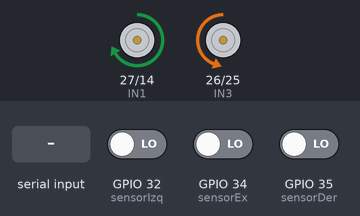
Bench run of a sketch on a simulated ESP32. Shown: motor-driver pin pairs drawn as motors (green arrow = first pin HIGH = forward, orange = second pin HIGH = backward, longer = more drive, scaled by the enable pin). The inputs (shaded band) are chosen by the test bench; at power-on: GPIO 32 (sensorIzq) LOW, GPIO 34 (sensorEx) LOW, GPIO 35 (sensorDer) LOW. What the sketch prints to the serial monitor is not drawn.

Above: at 1.0 s.
1.3 s: "1\n" received over Serial
Timing chart, 0 to 13.3 s (numbered marks = the images above; inputs shaded):
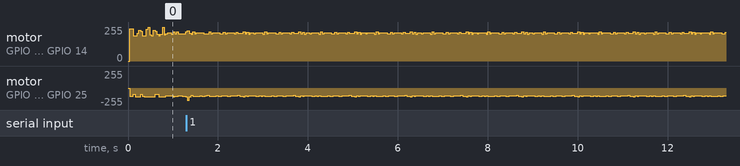

The sketch:

Analog_map.ino
```cpp
// Pines sensores
const int sensorIzq = 32;
const int sensorDer = 35;
const int sensorEx = 34;

// Pines motores
const int IN1 = 27;
const int IN2 = 14;
const int IN3 = 26;
const int IN4 = 25;

const int ENA = 13;
const int ENB = 12;

// Parámetros PWM "virtual"
const int pwmFreq = 1000;   // Hz (periodo de 1 ms)
const int pwmRes = 8;       // resolución 8 bits -> 0..255

// Constantes de control
int velocidadBase = 170;
bool stop = false;

enum Direccion { ADELANTE, CURVA_IZQ, CURVA_DER, FIN };

// constantes de la lógica
unsigned long inicioCorreccion = 0;
bool corrigiendo = false;
Direccion ultimaDir = ADELANTE;

// --- Estructura Mapa (se mantiene igual) ---
struct Mapa {
  uint16_t numero;
  uint8_t registro_izq;
  uint8_t registro_cen;
  uint8_t registro_der;
  unsigned long timestamp;
  Direccion direccion;
  Mapa* siguiente;
};

// --- Buffer circular para mapeado ---
const int MAP_SIZE = 256;               // ajustar según memoria disponible
static Mapa mapaBuffer[MAP_SIZE];
static int map_head = 0;                // índice donde se escribirá el siguiente registro
static int map_count = 0;               // cantidad de registros actualmente almacenados

// temporizador para reactivar stop (no bloqueante)
unsigned long ultimaComprobacionStop = 0;

// variables de control del mapeado
int numero_registro = 0;
Direccion direccion_reg = ADELANTE;
Mapa* cabeza = nullptr;

int last_izq = -1, last_mid = -1, last_der = -1;
unsigned long last_map_time = 0;
const unsigned long MAP_INTERVAL_MS = 200;

// --- mapear: escribe en el buffer circular (sin new/delete) ---
void mapear(Mapa*& cabeza, int izq, int cen, int der, Direccion dir) {
  numero_registro++;
  unsigned long t = millis();

  // obtener nodo destino en el buffer
  Mapa* nodo = &mapaBuffer[map_head];

  // rellenar campos (manteniendo tipos del struct)
  nodo->numero = (uint16_t)numero_registro;
  nodo->registro_izq = (uint8_t)(izq ? 1 : 0);
  nodo->registro_cen = (uint8_t)(cen ? 1 : 0);
  nodo->registro_der = (uint8_t)(der ? 1 : 0);
  nodo->timestamp = t;
  nodo->direccion = dir;

  // mantener compatibilidad: apuntar 'siguiente' a la cabeza previa
  nodo->siguiente = cabeza;
  cabeza = nodo;

  // avanzar cabeza del buffer circular
  map_head = (map_head + 1) % MAP_SIZE;

  // actualizar contador (si está lleno, sobrescribimos el más antiguo)
  if (map_count < MAP_SIZE) {
    map_count++;
  } else {
    // sobrescritura: nada más que hacer en esta implementación
  }
}

// --- desMapear: reinicia el buffer lógico ---
void desMapear(Mapa*& cabeza) {
  cabeza = nullptr;
  map_head = 0;
  map_count = 0;
  numero_registro = 0;

  last_izq = last_mid = last_der = -1;
  last_map_time = 0;
  ultimaComprobacionStop = 0;
}

// --- cambio: controla la frecuencia de registro y llama a mapear ---
void cambio(Mapa*& cabeza, int izq, int mid, int der, Direccion status) {
  unsigned long now = millis();

  if (izq == last_izq && mid == last_mid && der == last_der) {
    if (now - last_map_time < MAP_INTERVAL_MS) return;
  }
  last_izq = izq; last_mid = mid; last_der = der;
  last_map_time = now;
  mapear(cabeza, izq, mid, der, status);
}

// ------------------ Implementación simple de analogWrite (software PWM) ------------------
// Esta implementación evita el uso de ledc y proporciona analogWrite(pin, value)
// con resolución 8 bits (0..255). Está pensada para controlar un número pequeño
// de pines PWM (aquí usamos ENA y ENB). El PWM se actualiza en loop() mediante micros().

struct SoftPWM {
  int pin;
  uint8_t value;        // 0..255
};

SoftPWM pwmA = { ENA, 0 };
SoftPWM pwmB = { ENB, 0 };

const unsigned long pwmPeriodUs = 1000000UL / pwmFreq; // periodo en microsegundos

// Llamar frecuentemente desde loop para aplicar el PWM
void updateSoftPwm() {
  unsigned long t = micros();
  unsigned long phase = t % pwmPeriodUs;

  // canal A
  if (pwmA.value == 0) {
    digitalWrite(pwmA.pin, LOW);
  } else if (pwmA.value >= 255) {
    digitalWrite(pwmA.pin, HIGH);
  } else {
    unsigned long onTimeA = (unsigned long)pwmA.value * pwmPeriodUs / 255UL;
    digitalWrite(pwmA.pin, (phase < onTimeA) ? HIGH : LOW);
  }

  // canal B
  if (pwmB.value == 0) {
    digitalWrite(pwmB.pin, LOW);
  } else if (pwmB.value >= 255) {
    digitalWrite(pwmB.pin, HIGH);
  } else {
    unsigned long onTimeB = (unsigned long)pwmB.value * pwmPeriodUs / 255UL;
    digitalWrite(pwmB.pin, (phase < onTimeB) ? HIGH : LOW);
  }
}

// analogWrite pública (0..255)
void analogWrite(int pin, int value) {
  value = constrain(value, 0, 255);
  if (pin == pwmA.pin) {
    pwmA.value = (uint8_t)value;
  } else if (pin == pwmB.pin) {
    pwmB.value = (uint8_t)value;
  } else {
    // Si se llama a analogWrite para otro pin, intentar usar digitalWrite como fallback
    // (no genera PWM)
    digitalWrite(pin, value ? HIGH : LOW);
  }
}
// --------------------------------------------------------------------

// --- Setup y control de motores ---
void setup() {
  pinMode(sensorIzq, INPUT);
  pinMode(sensorDer, INPUT);
  pinMode(sensorEx, INPUT);

  pinMode(IN1, OUTPUT);
  pinMode(IN2, OUTPUT);
  pinMode(IN3, OUTPUT);
  pinMode(IN4, OUTPUT);

  // ENA y ENB se usan con software PWM: configurar como OUTPUT
  pinMode(ENA, OUTPUT);
  pinMode(ENB, OUTPUT);

  Serial.begin(115200);
  desMapear(cabeza);

  // Inicializar salidas PWM a 0 usando analogWrite
  analogWrite(ENA, 0);
  analogWrite(ENB, 0);
}

void moverAdelante() {
  digitalWrite(IN1, LOW);  digitalWrite(IN2, HIGH);
  digitalWrite(IN3, LOW);  digitalWrite(IN4, HIGH);
  analogWrite(ENA, constrain(velocidadBase + 40, 0, 255));
  analogWrite(ENB, constrain(velocidadBase + 40, 0, 255));
}

void curvaIzquierda() {
  digitalWrite(IN1, LOW);  digitalWrite(IN2, HIGH);
  digitalWrite(IN3, HIGH); digitalWrite(IN4, LOW);
  analogWrite(ENA, constrain(velocidadBase - 50, 0, 255));
  analogWrite(ENB, constrain(velocidadBase + 40, 0, 255));
}

void curvaDerecha() {
  digitalWrite(IN1, HIGH); digitalWrite(IN2, LOW);
  digitalWrite(IN3, LOW);  digitalWrite(IN4, HIGH);
  analogWrite(ENA, constrain(velocidadBase + 40, 0, 255));
  analogWrite(ENB, constrain(velocidadBase - 50, 0, 255));
}

void detener() {
  analogWrite(ENA, 0);
  analogWrite(ENB, 0);
}

// ---------------- Serial: imprimir mapa ----------------

// Convierte la enumeración Direccion a texto legible
const char* direccionToString(Direccion d) {
  switch (d) {
    case ADELANTE:   return "ADELANTE";
    case CURVA_IZQ:  return "CURVA_IZQ";
    case CURVA_DER:  return "CURVA_DER";
    case FIN:        return "FIN";
    default:         return "DESCONOCIDA";
  }
}

// Imprime todos los registros del mapa por Serial (del más reciente al más antiguo)
void imprimirMapaSerial() {
  if (map_count == 0 || cabeza == nullptr) {
    Serial.println("Mapa vacío.");
    return;
  }

  Serial.println("---- Registros del mapa (reciente -> antiguo) ----");

  Mapa* nodo = cabeza;
  int impresos = 0;

  while (nodo != nullptr && impresos < map_count) {
    // Imprimir campos principales
    Serial.print("Nro: "); Serial.print(nodo->numero);
    Serial.print(" | IZQ: "); Serial.print(nodo->registro_izq);
    Serial.print(" | MID: "); Serial.print(nodo->registro_cen);
    Serial.print(" | DER: "); Serial.print(nodo->registro_der);
    Serial.print(" | t(ms): "); Serial.print(nodo->timestamp);
    Serial.print(" | Dir: "); Serial.println(direccionToString(nodo->direccion));

    nodo = nodo->siguiente;
    impresos++;
  }

  Serial.println("---- Fin de registros ----");
}

// Llamada desde loop: si llega cualquier texto por Serial, imprimir mapa
void checkSerialAndPrintMap() {
  if (Serial.available() > 0) {
    // Leer toda la línea (o lo que haya) para vaciar el buffer
    String entrada = Serial.readStringUntil('\n');
    entrada.trim();
    if (entrada.length() > 0) {
      Serial.print("Comando recibido: ");
      Serial.println(entrada);
      imprimirMapaSerial();
    }
  }
}

// --- Loop principal (no bloqueante) ---
void loop() {
  // Actualizar PWM software al inicio de cada ciclo
  updateSoftPwm();

  // revisar si el usuario escribió algo en el Monitor Serial
  checkSerialAndPrintMap();

  // Si stop está activo, no ejecutamos la lógica principal
  if (stop) return;

  // Leer sensores (guardar millis localmente si se usa varias veces)
  int izq = digitalRead(sensorIzq);
  int der = digitalRead(sensorDer);
  int mid = digitalRead(sensorEx);

  bool izqDetecta = (izq == HIGH);
  bool derDetecta = (der == HIGH);
  bool midDetecta = (mid == HIGH);

  // --- Manejo de corrección no bloqueante ---
  if (corrigiendo) {
    if (millis() - inicioCorreccion < 800) {
      if (ultimaDir == CURVA_DER) {
        curvaIzquierda();
        direccion_reg = CURVA_IZQ;
      } else {
        curvaDerecha();
        direccion_reg = CURVA_DER;
      }

      int ri = digitalRead(sensorIzq);
      int rm = digitalRead(sensorEx);
      int rd = digitalRead(sensorDer);

      cambio(cabeza, ri, rm, rd, direccion_reg);

      if (ri == HIGH || rm == HIGH || rd == HIGH) {
        detener();
        direccion_reg = FIN;
        corrigiendo = false;
      }
    } else {
      // no encontró la línea en el tiempo de corrección: activar stop y empezar temporizador
      stop = true;
      corrigiendo = false;
      ultimaComprobacionStop = millis();
    }
    return; // salir para no ejecutar la lógica normal en este ciclo
  }

  // --- Lógica normal de seguimiento de línea ---
  if (!izqDetecta && !midDetecta && !derDetecta) {
    detener();
    ultimaDir = direccion_reg;
    inicioCorreccion = millis();
    corrigiendo = true;
  } else if (izqDetecta && !derDetecta) {
    curvaIzquierda();
    direccion_reg = CURVA_IZQ;
  } else if (!izqDetecta && derDetecta) {
    curvaDerecha();
    direccion_reg = CURVA_DER;
  } else if (izqDetecta && midDetecta && derDetecta) {
    moverAdelante();
    direccion_reg = ADELANTE;
  } else {
    moverAdelante();
    direccion_reg = ADELANTE;
  }

  // --- Registro de lecturas (mapa) ---
  if (!stop && (izqDetecta || midDetecta || derDetecta)) {
    cambio(cabeza, izq, mid, der, direccion_reg);
  }

  // --- Lógica no bloqueante para reactivar stop ---
  if (ultimaComprobacionStop != 0) {
    // si han pasado al menos 1000 ms desde que se activó stop y ahora hay detección, reactivar
    if ((millis() - ultimaComprobacionStop >= 1000) && (izqDetecta || midDetecta || derDetecta)) {
      stop = false;
      ultimaComprobacionStop = 0;
    }
    // si stop fue desactivado por otra razón, reiniciar temporizador
    if (!stop) {
      ultimaComprobacionStop = 0;
    }
  }
  checkSerialAndPrintMap();
}
```
